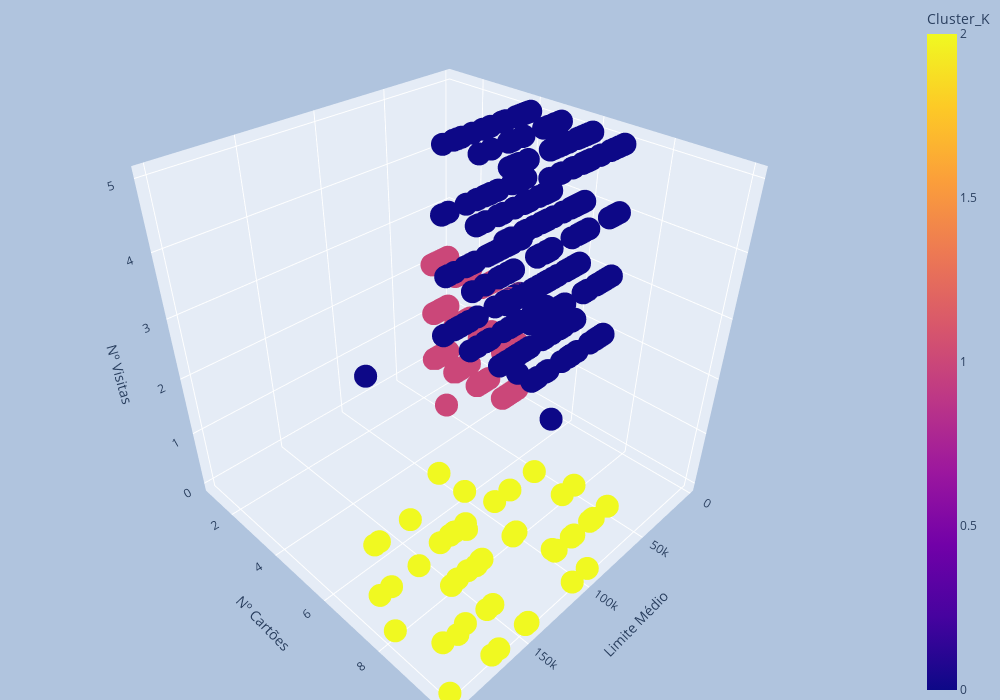

The code cell stored with this chart in its notebook:
### Code cell
fig = px.scatter_3d(cartao_credito, x='Avg_Credit_Limit', y='Total_Credit_Cards', z='Total_visits_bank', color='Cluster_K',  width=1000, height=700, labels={
                     "Avg_Credit_Limit": "Limite Médio",
                     "Total_Credit_Cards": "Nº Cartões",
                     "Total_visits_bank": "Nº Visitas"
                 })

fig.update_layout(
    margin=dict(l=0, r=0, t=0, b=0),
    paper_bgcolor="LightSteelBlue",
)

fig.show()

### Figure 1 — Plotly figure (JSON) as saved in the notebook; plotly's stock layout.template omitted (floating-point values rounded to 4 significant figures; data arrays with more than 128 entries replaced by an {"elided": "..."} marker saying what was removed)
{"data": [{"hovertemplate": "Limite Médio=%{x}<br>Nº Cartões=%{y}<br>Nº Visitas=%{z}<br>Cluster_K=%{marker.color}<extra></extra>", "legendgroup": "", "marker": {"color": {"elided": "660 int values"}, "coloraxis": "coloraxis", "symbol": "circle"}, "mode": "markers", "name": "", "scene": "scene", "showlegend": false, "type": "scatter3d", "x": {"elided": "660 int values"}, "y": {"elided": "660 int values"}, "z": {"elided": "660 int values"}}], "layout": {"coloraxis": {"colorbar": {"title": {"text": "Cluster_K"}}, "colorscale": [[0, "#0d0887"], [0.1111, "#46039f"], [0.2222, "#7201a8"], [0.3333, "#9c179e"], [0.4444, "#bd3786"], [0.5556, "#d8576b"], [0.6667, "#ed7953"], [0.7778, "#fb9f3a"], [0.8889, "#fdca26"], [1, "#f0f921"]]}, "height": 700, "legend": {"tracegroupgap": 0}, "margin": {"b": 0, "l": 0, "r": 0, "t": 0}, "paper_bgcolor": "LightSteelBlue", "scene": {"domain": {"x": [0, 1], "y": [0, 1]}, "xaxis": {"title": {"text": "Limite Médio"}}, "yaxis": {"title": {"text": "Nº Cartões"}}, "zaxis": {"title": {"text": "Nº Visitas"}}}, "width": 1000}}
